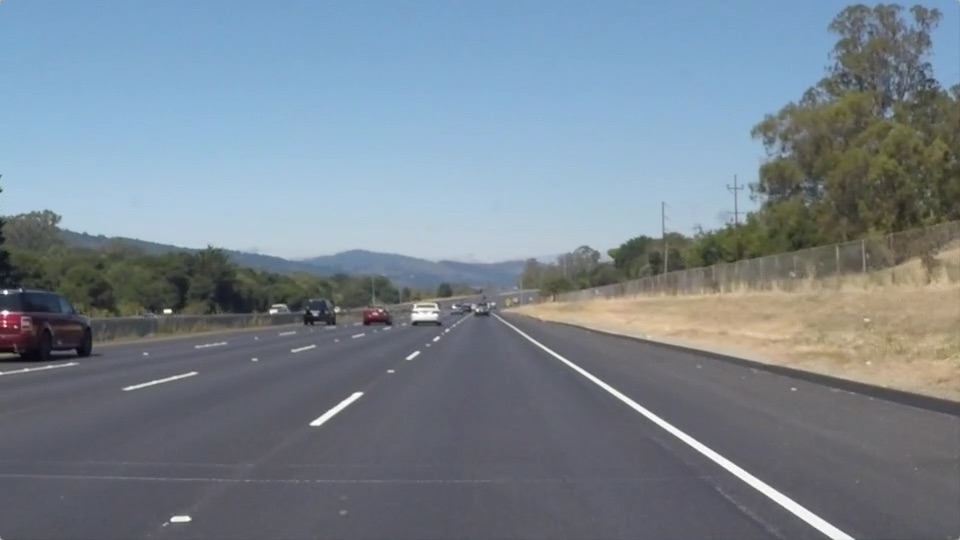
#> input picture test_images/solidWhiteRight.jpg, 960 x 540 px
$ jupyter execute --allow-errors P1.ipynb   (shell and % lines are left out)
#> lines starting #> are read from the running program, lines starting #| are printed output that depends on the picture; after the words box and inside, x2 and y2 are one past the last pixel; in counts of white or black regions, pixels touching at a corner belong together
# Self-Driving Car Engineer Nanodegree

## Project: **Finding Lane Lines on the Road**
***
In this project, you will use the tools you learned about in the lesson to identify lane lines on the road.  You can develop your pipeline on a series of individual images, and later apply the result to a video stream (really just a series of images). Check out the video clip "raw-lines-example.mp4" (also contained in this repository) to see what the output should look like after using the helper functions below.

Once you have a result that looks roughly like "raw-lines-example.mp4", you'll need to get creative and try to average and/or extrapolate the line segments you've detected to map out the full extent of the lane lines.  You can see an example of the result you're going for in the video "P1_example.mp4".  Ultimately, you would like to draw just one line for the left side of the lane, and one for the right.

In addition to implementing code, there is a brief writeup to complete. The writeup should be completed in a separate file, which can be either a markdown file or a pdf document. There is a [write up template](https://github.com/udacity/CarND-LaneLines-P1/blob/master/writeup_template.md) that can be used to guide the writing process. Completing both the code in the Ipython notebook and the writeup template will cover all of the [rubric points](https://review.udacity.com/#!/rubrics/322/view) for this project.

---
Let's have a look at our first image called 'test_images/solidWhiteRight.jpg'.  Run the 2 cells below (hit Shift-Enter or the "play" button above) to display the image.

**Note: If, at any point, you encounter frozen display windows or other confounding issues, you can always start again with a clean slate by going to the "Kernel" menu above and selecting "Restart & Clear Output".**

---

**The tools you have are color selection, region of interest selection, grayscaling, Gaussian smoothing, Canny Edge Detection and Hough Tranform line detection.  You  are also free to explore and try other techniques that were not presented in the lesson.  Your goal is piece together a pipeline to detect the line segments in the image, then average/extrapolate them and draw them onto the image for display (as below).  Once you have a working pipeline, try it out on the video stream below.**

---

<figure>

 <figcaption>
 <p></p>
 <p style="text-align: center;"> Your output should look something like this (above) after detecting line segments using the helper functions below </p>
 </figcaption>
</figure>
 <p></p>
<figure>

 <figcaption>
 <p></p>
 <p style="text-align: center;"> Your goal is to connect/average/extrapolate line segments to get output like this</p>
 </figcaption>
</figure>

**Run the cell below to import some packages.  If you get an `import error` for a package you've already installed, try changing your kernel (select the Kernel menu above --> Change Kernel).  Still have problems?  Try relaunching Jupyter Notebook from the terminal prompt.  Also, consult the forums for more troubleshooting tips.**

## Import Packages

[cell 1]
#importing some useful packages
import matplotlib.pyplot as plt
import matplotlib.image as mpimg
import numpy as np
import cv2

## Read in an Image

[cell 2]
#reading in an image
image = mpimg.imread('test_images/solidWhiteRight.jpg')
#> image is the input picture: shape (540, 960, 3); mean R, G, B 120.3, 132.6, 143.7

#printing out some stats and plotting
print('This image is:', type(image), 'with dimensions:', image.shape)
#| This image is: <class 'numpy.ndarray'> with dimensions: (540, 960, 3)
plt.imshow(image)  # if you wanted to show a single color channel image called 'gray', for example, call as plt.imshow(gray, cmap='gray')

## Ideas for Lane Detection Pipeline

**Some OpenCV functions (beyond those introduced in the lesson) that might be useful for this project are:**

`cv2.inRange()` for color selection
`cv2.fillPoly()` for regions selection
`cv2.line()` to draw lines on an image given endpoints
`cv2.addWeighted()` to coadd / overlay two images
`cv2.cvtColor()` to grayscale or change color
`cv2.imwrite()` to output images to file
`cv2.bitwise_and()` to apply a mask to an image

**Check out the OpenCV documentation to learn about these and discover even more awesome functionality!**

## Helper Functions

Below are some helper functions to help get you started. They should look familiar from the lesson!

[cell 3]
import math

def grayscale(img):
    """Applies the Grayscale transform
    This will return an image with only one color channel
    but NOTE: to see the returned image as grayscale
    (assuming your grayscaled image is called 'gray')
    you should call plt.imshow(gray, cmap='gray')"""
    return cv2.cvtColor(img, cv2.COLOR_RGB2GRAY)
    # Or use BGR2GRAY if you read an image with cv2.imread()
#    return cv2.cvtColor(img, cv2.COLOR_BGR2GRAY)

def canny(img, low_threshold, high_threshold):
    """Applies the Canny transform"""
    return cv2.Canny(img, low_threshold, high_threshold)

def gaussian_blur(img, kernel_size):
    """Applies a Gaussian Noise kernel"""
    return cv2.GaussianBlur(img, (kernel_size, kernel_size), 0)

def region_of_interest(img, vertices):
    """
    Applies an image mask.

    Only keeps the region of the image defined by the polygon
    formed from `vertices`. The rest of the image is set to black.
    """
    #defining a blank mask to start with
    mask = np.zeros_like(img)

    #defining a 3 channel or 1 channel color to fill the mask with depending on the input image
    if len(img.shape) > 2:
        channel_count = img.shape[2]  # i.e. 3 or 4 depending on your image
        ignore_mask_color = (255,) * channel_count
    else:
        ignore_mask_color = 255

    #filling pixels inside the polygon defined by "vertices" with the fill color
    cv2.fillPoly(mask, vertices, ignore_mask_color)

    #returning the image only where mask pixels are nonzero
    masked_image = cv2.bitwise_and(img, mask)
    return masked_image


def draw_lines(img, lines, color=[255, 0, 0], thickness=10):
    """
    NOTE: this is the function you might want to use as a starting point once you want to
    average/extrapolate the line segments you detect to map out the full
    extent of the lane (going from the result shown in raw-lines-example.mp4
    to that shown in P1_example.mp4).

    Think about things like separating line segments by their
    slope ((y2-y1)/(x2-x1)) to decide which segments are part of the left
    line vs. the right line.  Then, you can average the position of each of
    the lines and extrapolate to the top and bottom of the lane.

    This function draws `lines` with `color` and `thickness`.
    Lines are drawn on the image inplace (mutates the image).
    If you want to make the lines semi-transparent, think about combining
    this function with the weighted_img() function below
    """
    ysize = img.shape[0]
    xsize = img.shape[1]

    low_angle = np.pi/7.2 # 25 degrees
    high_angle = np.pi/2.4 # 75 degrees
    low_threshold = np.tan(low_angle)
    high_threshold = np.tan(high_angle)

    l_x = []
    l_y = []
    r_x = []
    r_y = []
    for line in lines:
        for x1,y1,x2,y2 in line:
            slope = (y2-y1)/(x2-x1)
            if (slope) < 0:
                if (-1 * high_threshold) <= slope <= (-1 * low_threshold):
                    l_x.append(x1)
                    l_x.append(x2)
                    l_y.append(y1)
                    l_y.append(y2)
            elif (slope) > 0:
                if low_threshold <= slope <= high_threshold:
                    r_x.append(x1)
                    r_x.append(x2)
                    r_y.append(y1)
                    r_y.append(y2)

    fit_left = np.polyfit(l_x, l_y, 1)
    fit_right = np.polyfit(r_x, r_y, 1)

    l_y1 = np.min(l_y)
    l_x1 = int((-1 * fit_left[1] + l_y1)// fit_left[0])

    l_y2 = ysize
    l_x2 = int((-1 * fit_left[1] + l_y2)// fit_left[0])

    r_y1 = np.min(r_y)
    r_x1 = int((-1 * fit_right[1] + r_y1)// fit_right[0])

    r_y2 = ysize
    r_x2 = int((-1 * fit_right[1] + r_y2)// fit_right[0])

    cv2.line(img, (l_x1, l_y1), (l_x2, l_y2), color, thickness)
    cv2.line(img, (r_x1, r_y1), (r_x2, r_y2), color, thickness)

#    for line in lines:
#        for x1,y1,x2,y2 in line:
#            cv2.line(img, (x1, y1), (x2, y2), color, thickness)

def hough_lines(img, rho, theta, threshold, min_line_len, max_line_gap):
    """
    `img` should be the output of a Canny transform.

    Returns an image with hough lines drawn.
    """
    lines = cv2.HoughLinesP(img, rho, theta, threshold, np.array([]), minLineLength=min_line_len, maxLineGap=max_line_gap)
    line_img = np.zeros((img.shape[0], img.shape[1], 3), dtype=np.uint8)
    draw_lines(line_img, lines)
    return line_img

# Python 3 has support for cool math symbols.

def weighted_img(img, initial_img, α=0.8, β=1., λ=0.):
    """
    `img` is the output of the hough_lines(), An image with lines drawn on it.
    Should be a blank image (all black) with lines drawn on it.

    `initial_img` should be the image before any processing.

    The result image is computed as follows:

    initial_img * α + img * β + λ
    NOTE: initial_img and img must be the same shape!
    """
    return cv2.addWeighted(initial_img, α, img, β, λ)

## Test Images

Build your pipeline to work on the images in the directory "test_images"
**You should make sure your pipeline works well on these images before you try the videos.**

[cell 4]
import os
os.listdir("test_images/")

## Build a Lane Finding Pipeline

Build the pipeline and run your solution on all test_images. Make copies into the `test_images_output` directory, and you can use the images in your writeup report.

Try tuning the various parameters, especially the low and high Canny thresholds as well as the Hough lines parameters.

[cell 5]
# TODO: Build your pipeline that will draw lane lines on the test_images
# then save them to the test_images directory.

import matplotlib.pyplot as plt
import matplotlib.image as mpimg
import numpy as np
import cv2

# Read in and grayscale the image
base_indir = "test_images/"
base_outdir = "test_images_output/"
if not os.path.isdir(base_outdir):
    os.mkdir(base_outdir)

img_list = os.listdir(base_indir)
for image_file in img_list:
#    print("imagefile:" + image_file)
#    if not image_file == "solidYellowLeft.jpg":
#        continue
    image = mpimg.imread(base_indir+image_file)
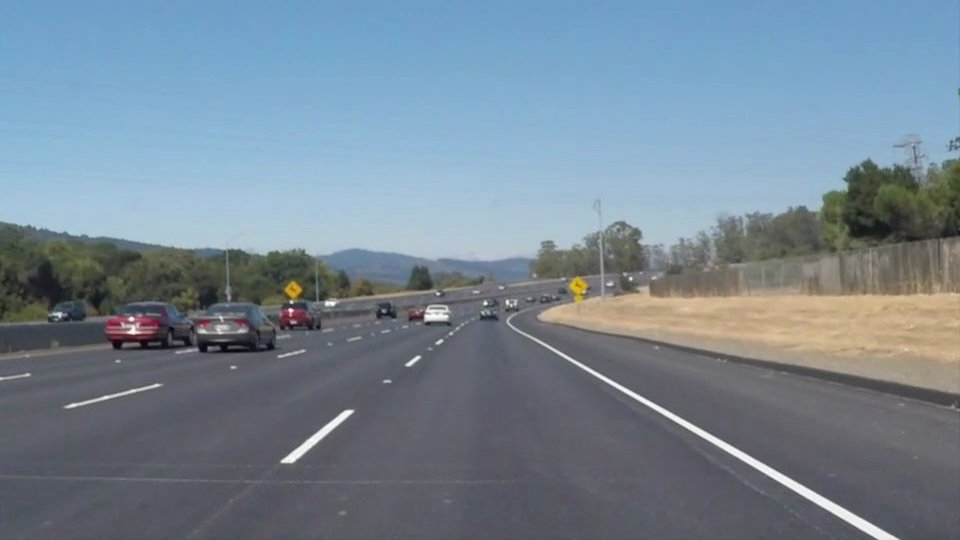
#> input picture test_images/solidWhiteCurve.jpg, 960 x 540 px
#> image is the input picture: shape (540, 960, 3); mean R, G, B 118.5, 134.5, 148.1

    gray = grayscale(image)

    # Define a kernel size and apply Gaussian smoothing
    kernel_size = 5
    blur_gray = gaussian_blur(gray, kernel_size)

    # Define our parameters for Canny and apply
    low_threshold = 50
    high_threshold = 150
    edges = canny(blur_gray, low_threshold, high_threshold)
#> in canny, `return cv2.Canny(img, low_threshold, high_threshold)`:
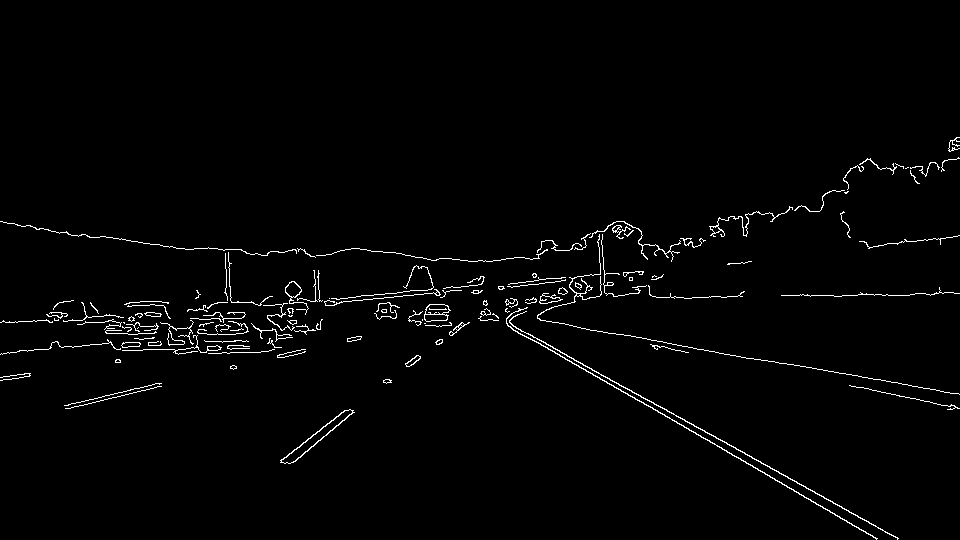
#> returned value: shape (540, 960); 1.7% white in thin lines or dots, all inside (x1, y1, x2, y2) = (0, 137, 960, 540)

    # Next we'll create a masked edges image using cv2.fillPoly()
    imshape = image.shape
    left_top = (460, 320)
    right_top = (520, 320)
    left_bottom = (0,imshape[0])
    right_bottom = (imshape[1],imshape[0])
    vertices = np.array([[left_bottom,left_top, right_top, right_bottom]], dtype=np.int32)

    masked_edges = region_of_interest(edges, vertices)
#> in region_of_interest, `masked_image = cv2.bitwise_and(img, mask)`:
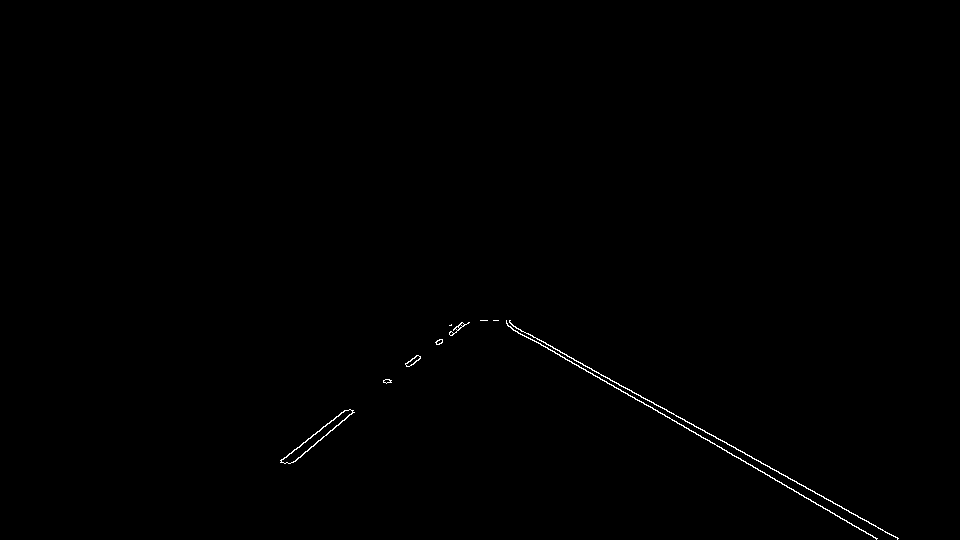
#> masked_image: shape (540, 960); 0.31% white in thin lines or dots, all inside (x1, y1, x2, y2) = (280, 320, 899, 540)

    # Define the Hough transform parameters
    # Make a blank the same size as our image to draw on
    rho = 1 # distance resolution in pixels of the Hough grid
    theta = np.pi/180 # angular resolution in radians of the Hough grid
    threshold = 15     # minimum number of votes (intersections in Hough grid cell)
    min_line_length = 40 #minimum number of pixels making up a line
    max_line_gap = 20    # maximum gap in pixels between connectable line segments

    # Run Hough on edge detected image
    line_image = hough_lines(masked_edges, rho, theta, threshold, min_line_length, max_line_gap)
#> in hough_lines, `lines = cv2.HoughLinesP(img, rho, theta, threshold, np.array([]), minL..`: lines = 14 rows, first 6: [506, 321, 898, 538], [507, 325, 877, 538], [292, 462, 352, 412], [384, 382, 463, 323], [280, 462, 345, 410], [295, 461, 353, 412]
#> the loop in draw_lines, `for line in lines:` made 14 passes
#> after the loop in draw_lines, `for line in lines:`: l_x = [292, 352, 384, 463, 280, 345, 295, 353, 388, 468, 281, 346, 405, 462, 386, 464, 410, 460]; l_y = [462, 412, 382, 323, 462, 410, 461, 412, 382, 322, 459, 410, 363, 322, 383, 324, 361, 324]; r_x = [506, 898, 507, 877, 770, 876, 506, 654, 599, 793]; r_y = [321, 538, 325, 538, 477, 539, 322, 404, 377, 489]
#> in draw_lines, `fit_left = np.polyfit(l_x, l_y, 1)`: fit_left = [-0.781, 683.8]
#> in draw_lines, `fit_right = np.polyfit(r_x, r_y, 1)`: fit_right = [0.573, 32.8]
#> in draw_lines, `l_y1 = np.min(l_y)`: l_y1 = 322
#> in draw_lines, `l_x1 = int((-1 * fit_left[1] + l_y1)// fit_left[0])`: l_x1 = 463
#> in draw_lines, `l_x2 = int((-1 * fit_left[1] + l_y2)// fit_left[0])`: l_x2 = 184
#> in draw_lines, `r_y1 = np.min(r_y)`: r_y1 = 321
#> in draw_lines, `r_x1 = int((-1 * fit_right[1] + r_y1)// fit_right[0])`: r_x1 = 503
#> in draw_lines, `r_x2 = int((-1 * fit_right[1] + r_y2)// fit_right[0])`: r_x2 = 885
#> in draw_lines, `cv2.line(img, (r_x1, r_y1), (r_x2, r_y2), color, thickness)`:
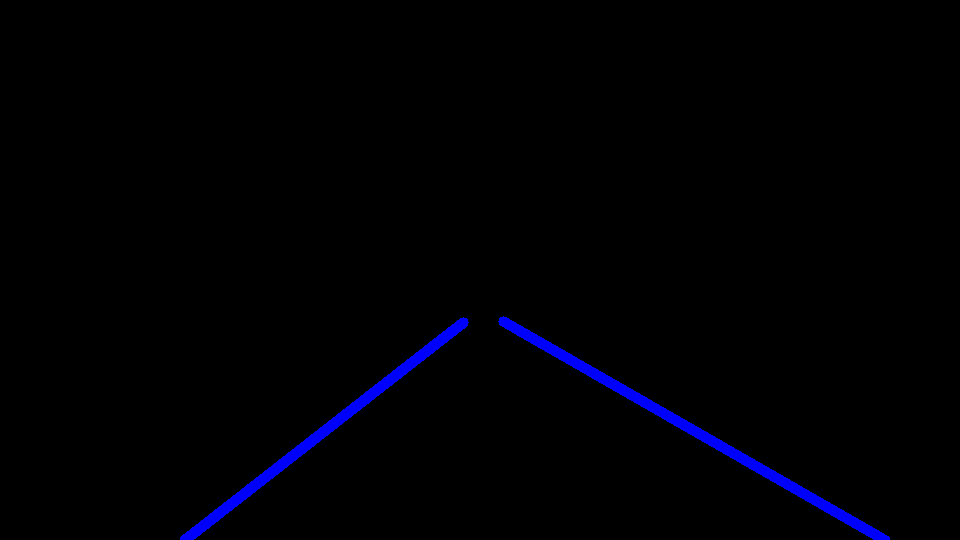
#> img: shape (540, 960, 3); mean of channels 0, 1, 2 4.1, 0, 0; drawn as B, G, R

    x = [left_bottom[0], right_bottom[0], right_top[0], left_top[0], left_bottom[0]]
    y = [left_bottom[1], right_bottom[1], right_top[1], left_top[1], left_bottom[1]]
    plt.plot(x, y, 'b--', lw=4)

    alpha = 0.8
    beta = 1.
    lambda_ = 0.
    lines_edges = weighted_img(line_image, image, alpha, beta, lambda_)
#> in weighted_img, `return cv2.addWeighted(initial_img, α, img, β, λ)`:
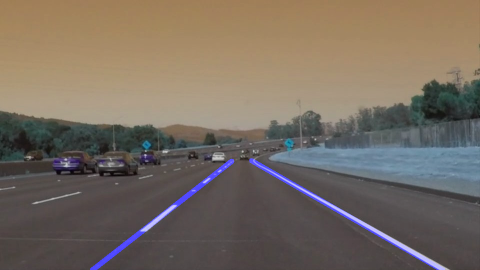
#> returned value: shape (540, 960, 3) (shown at 1/2 size); mean of channels 0, 1, 2 97.1, 107.6, 118.5; drawn as B, G, R
    plt.imshow(lines_edges)
    r, g, b = cv2.split(lines_edges)
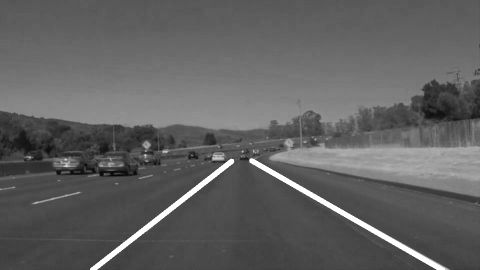
#> r: shape (540, 960) (shown at 1/2 size); min 5, max 255, mean 97.1
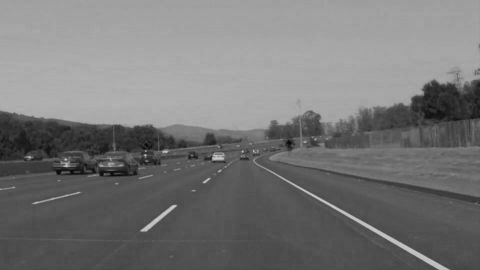
#> b: shape (540, 960) (shown at 1/2 size); min 0, max 204, mean 118.5
    lines_edges2 = cv2.merge([b, g, r])
#> pass 3 of the loop `for image_file in img_list:`:
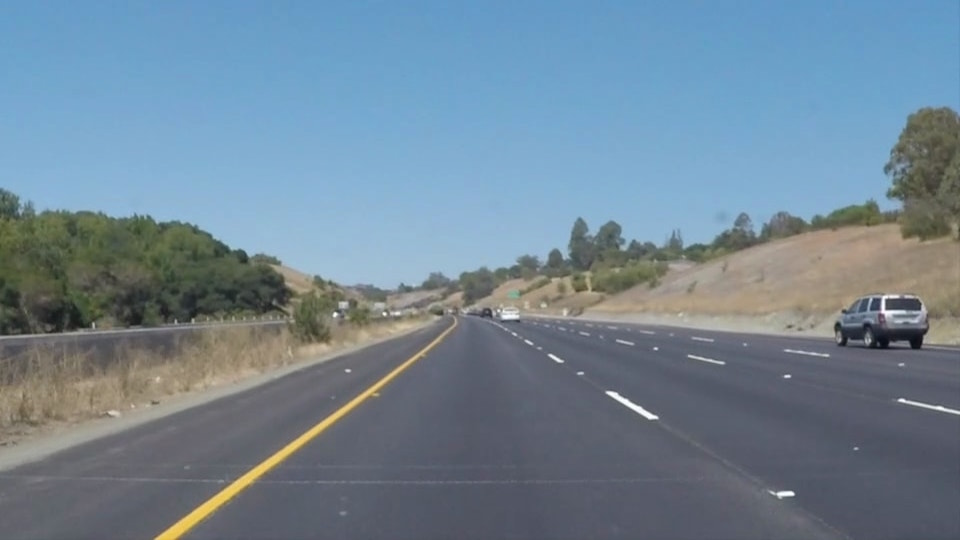
#> input picture test_images/solidYellowCurve.jpg, 960 x 540 px
#> image is the input picture: shape (540, 960, 3); mean R, G, B 113, 133.4, 149
#> in region_of_interest (call 3), `masked_image = cv2.bitwise_and(img, mask)`:
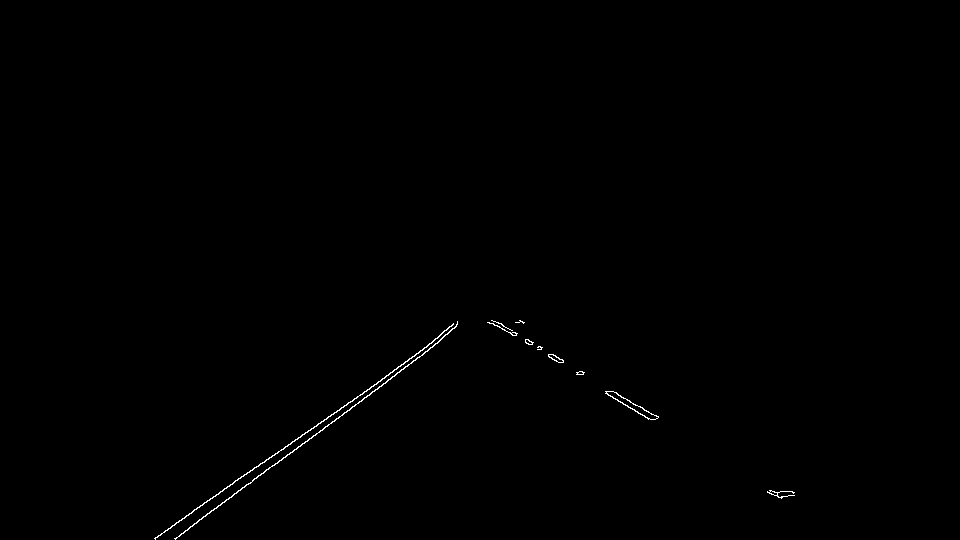
#> masked_image: shape (540, 960); 0.27% white in thin lines or dots, all inside (x1, y1, x2, y2) = (154, 320, 795, 540)
#> lines = 19 rows, first 6: [292, 452, 438, 342], [175, 539, 325, 426], [155, 538, 414, 356], [612, 391, 657, 418], [605, 391, 648, 419], [155, 537, 305, 432]
#> `r, g, b = cv2.split(lines_edges)`:
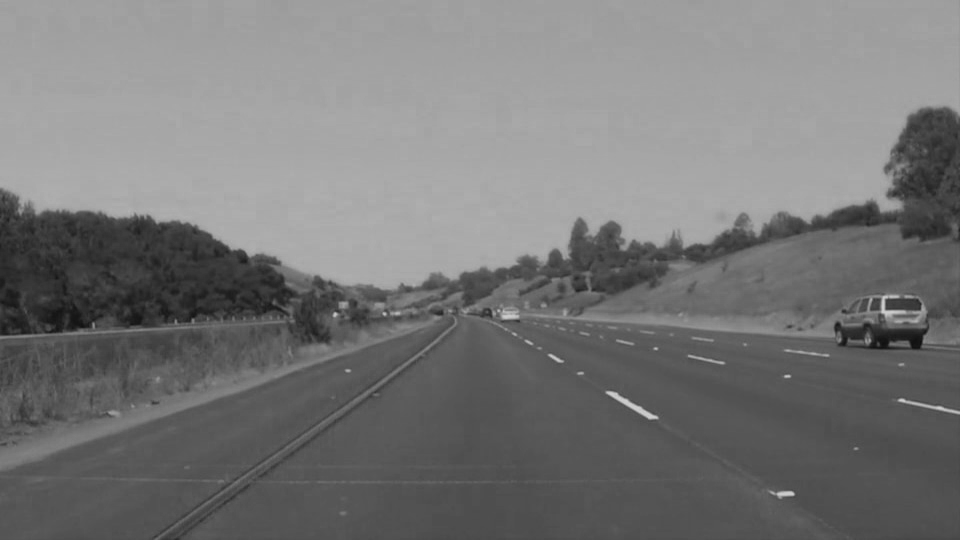
#> b: shape (540, 960); min 14, max 204, mean 119.2
    cv2.imwrite(base_outdir+image_file, lines_edges2)
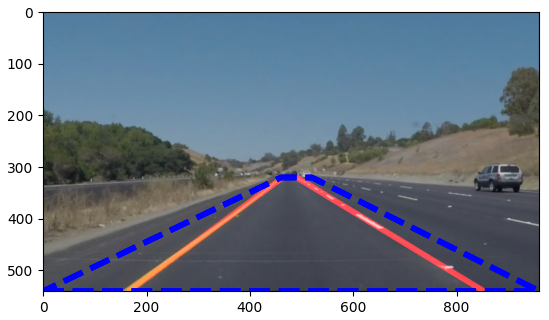
#> figure drawn by matplotlib, 1 panel
